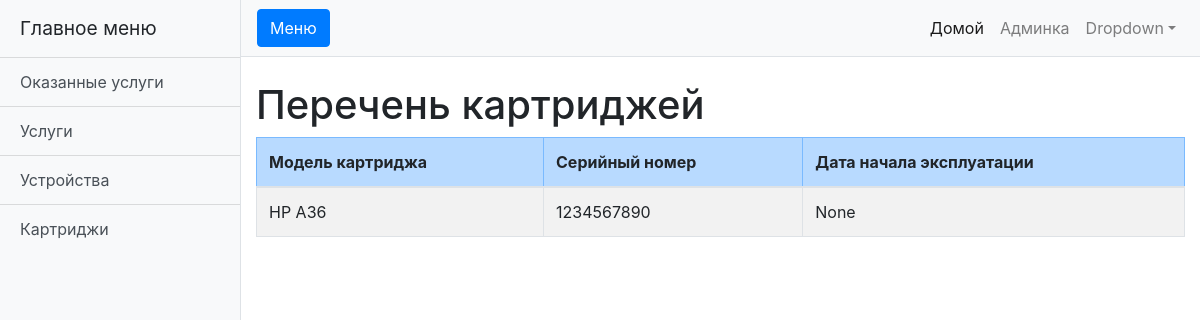
/carefreg/cartridges/, run on the app's committed database.
### carefreg/models.py (models this page shows, shortened)
class AbstractDeviceModel(models.Model):
    vendor_name = models.CharField('Производитель', max_length = 50, blank = False, unique = False)
    model_name = models.CharField('Модель', max_length = 50, blank = False, unique = False)
    def __str__(self):
        return f"{self.vendor_name} {self.model_name}"
    class Meta:
        abstract = True

class CartridgeModel(AbstractDeviceModel):
    class Meta:
        verbose_name = 'Модель картриджа'
        verbose_name_plural = 'Модели картриджей'

class Cartridge(models.Model):
    cartridge_model = models.ForeignKey(CartridgeModel, on_delete = models.CASCADE, verbose_name = 'Модель картриджа')
    serial_number = models.CharField('Серийный номер', max_length = 50, blank = False, unique = True)
    start_date = models.DateField('Дата начала эксплуатации', null = True, blank = True)
    device = models.ManyToManyField(Device, related_name='cartridges', through='RelCartridgeDevice', through_fields=('cartridge', 'owner_device'))
    def current_department(self):
        if not hasattr(self, '_current_device'):
            self._current_device = self.current_device()
        if not self._current_device:
            return None
        return Department.objects.filter(reldevicedepartment__device = self._current_device, reldevicedepartment__rel_date__lte = timezone.now()).order_by('-reldevicedepartment__rel_date').first()
    def current_device(self):
        self._current_device = self.device.filter(relcartridgedevice__rel_date__lte = timezone.now()).order_by('-relcartridgedevice__rel_date').first()
        return self._current_device
    current_department.short_description = 'Текущий отдел'
    current_device.short_description = 'Текущее устройство'
    class Meta:
        verbose_name = 'Картридж'
        verbose_name_plural = 'Картриджи'

### carefreg/views.py (the view)
# urls.py: path('cartridges/', views.CartridgesListView.as_view(), name='cartridges'),
class CartridgesListView(generic.ListView):
    template_name = 'carefreg/index.html'
    context_object_name = 'object_list'
    extra_context = {'page_title' : "Перечень картриджей",}
    extra_context['model_fields'] = {field.name : field.verbose_name for field in Cartridge._meta.local_fields if not field.name == 'id'}
    def get_queryset(self):
	    return Cartridge.objects.all()

### carefreg/templatetags/carefreg.py (called while the page is built)
@register.tag()
def get_side_menu(parser, token):
    args = token.split_contents()
    if len(args) < 2:
        raise template.TemplateSyntaxError("%r tag requires at least one argument - name of template variable" % token.contents.split()[0])
    var_name = args[1]
    menu_title = ''
    if len(args) > 2:
        menu_title = args[2]
    return SideMenu(var_name, menu_title)

@register.inclusion_tag('carefreg/table_row.html')
def table_row(obj, fields_list):
    try:
        if isinstance(obj, dict):
            data = {field : obj[field] for field in fields_list}
        else:
            data = {field : getattr(obj, field) for field in fields_list}
    except:
        raise template.TemplateSyntaxError("not all fields of %r exists in given object %r" % (fields_list, obj))
    return {'table_row' : data}

    def render(self, context):
        context[self.var_name] = [
            {'url' : 'carefreg:index', 'title' : 'Оказанные услуги'},
            {'url' : 'carefreg:services', 'title' : 'Услуги'},
            {'url' : 'carefreg:devices', 'title' : 'Устройства'},
            {'url' : 'carefreg:cartridges', 'title' : 'Картриджи'},
        ]
        context['menu_title'] = self.title
        return ''

### carefreg/templates/carefreg/index.html (shortened to what this page needs)
{% extends "carefreg/base.html" %}
{% load carefreg %}
{% block page_title %}
    <h1 class="mt-4">{{ page_title }}</h1>
{% endblock page_title %}
{% block page_content %}
    <table class="table table-striped table-bordered">
        <thead>
        <tr class="table-primary">
        {% for field_name in model_fields.values %}
            <th>{{ field_name }}</th>
        {% endfor %}
        </tr>
        </thead>
        <tbody>
        {% for obj in object_list %}
            {% table_row obj model_fields %}
        {% endfor %}
        </tbody>
    </table>
{% endblock page_content %}

### carefreg/templates/carefreg/table_row.html
<tr>
    {% for val in table_row.values %}
    <td>{{ val }}</td>
    {% endfor %}
</tr>

### carefreg/static/carefreg/css/simple-sidebar.css (style rules this page uses)
body { overflow-x: hidden; }

### data on the page
Cartridge: values "1234567890" "None"
CartridgeModel: vendor_name+model_name "HP A36"

### other printed values
{{ menu_title|default:"Главное меню" }} "Главное меню"
{{ menu_item.title }} "Оказанные услуги" "Услуги" "Устройства" "Картриджи"
{{ page_title }} "Перечень картриджей"
{{ field_name }} "Модель картриджа" "Серийный номер" "Дата начала эксплуатации"
